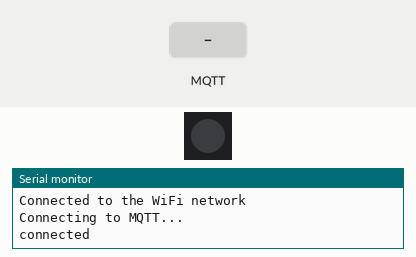
This sketch was run on a simulated ESP8266 (NodeMCU). Shown: 1 RGB LEDs in strip order, left to right, the last lines printed to the serial monitor. The inputs (shaded band) are chosen by the test bench. WiFi joins after 1.5 s; servers stay silent unless stated; no MQTT or app messages arrive unless stated.

Above: at 2.7 s.
2.8 s: MQTT message "1" arrives on the first subscribed topic
At 3.3 s:
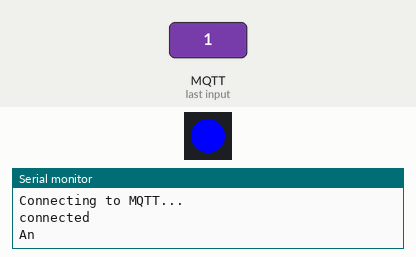
4.3 s: MQTT message "0" arrives on the first subscribed topic
At 5.6 s:
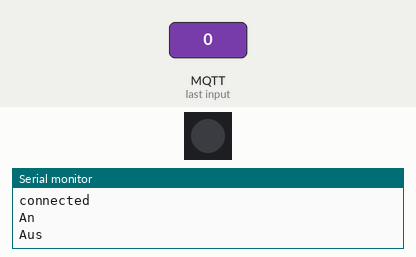
Timing chart, 0 to 7.3 s (numbered marks = the images above; inputs shaded):
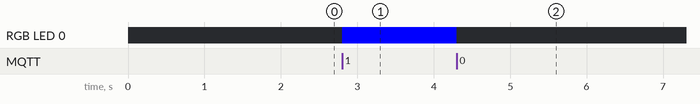

The sketch:

MQTT_FASTLED.ino
```cpp
#include <ESP8266WiFi.h>
#include <PubSubClient.h>
#include "FastLED.h"

const char* ssid = "foobar";
const char* password =  "";
const char* mqttServer = "10.42.0.244";
const int mqttPort = 1883;
const char* mqttUser = "";
const char* mqttPassword = "";

WiFiClient espClient;
PubSubClient client(espClient);


// How many leds in your strip?
#define NUM_LEDS 1

// For led chips like Neopixels, which have a data line, ground, and power, you just
// need to define DATA_PIN.  For led chipsets that are SPI based (four wires - data, clock,
// ground, and power), like the LPD8806 define both DATA_PIN and CLOCK_PIN
#define DATA_PIN 5
#define CLOCK_PIN 13

// Define the array of leds
CRGB leds[NUM_LEDS];


void setup() {

  Serial.begin(115200);

  WiFi.begin(ssid, password);

  while (WiFi.status() != WL_CONNECTED) {
    delay(500);
    Serial.println("Connecting to WiFi..");
  }
  Serial.println("Connected to the WiFi network");

  client.setServer(mqttServer, mqttPort);
  client.setCallback(callback);

  while (!client.connected()) {
    Serial.println("Connecting to MQTT...");

    if (client.connect("ESP8266Client", mqttUser, mqttPassword )) {

      Serial.println("connected");

    } else {

      Serial.print("failed with state ");
      Serial.print(client.state());
      delay(2000);

    }
  }

  client.subscribe("remote");

  FastLED.addLeds<NEOPIXEL, DATA_PIN>(leds, NUM_LEDS);

}

void callback(char* topic, byte* payload, unsigned int length) {

  char receivedChar = (char)payload[0];

  if(receivedChar == '1') {
    Serial.println("An");
    leds[0] = CRGB ( 0, 0, 255);
  FastLED.show();

  }
  if(receivedChar == '0') {
    Serial.println("Aus");
    leds[0] = CRGB ( 0, 0, 0);
  FastLED.show();

  }


}

void loop() {
  client.loop();
}
```

Measured:
- after the input at 2.8 s, RGB LED 0: off → RGB(0, 0, 255) at once
- after the input at 4.3 s, RGB LED 0: RGB(0, 0, 255) → off at once
